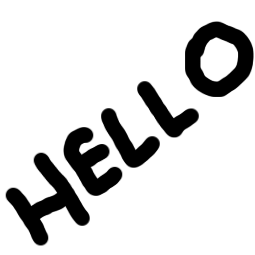
#> input picture hello.bmp, 255 x 255 px
$ jupyter execute 'Miscellaneous Implementations.ipynb'   (Python 2 division)
#> lines starting #> are read from the running program, lines starting #| are printed output that depends on the picture
# The Two Time Pad

That two-timing thing...

[cell 1]
from PIL import Image

hello_img = Image.open("hello.bmp")
#> hello_img is the input picture: PIL image 255x255 L; min 0, max 255, mean 215.2
hello_img = hello_img.convert('RGB')
#> hello_img: PIL image 255x255 RGB

hello_img

[cell 2]
world_img = Image.open("world.bmp")
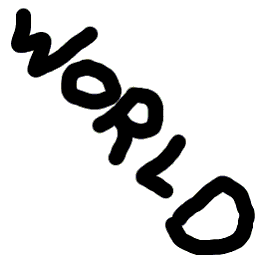
#> input picture world.bmp, 255 x 255 px
#> world_img is the input picture: PIL image 255x255 P; mean R, G, B 209.5, 209.5, 209.5
world_img = world_img.convert('RGB')

world_img

[cell 3]
import numpy as np

# get the array of random pixels
i_array = np.random.rand(255,255,3) * 255
i_array = i_array.astype('uint8')

# convert to image (key)
img_key = Image.fromarray(i_array).convert('RGB')
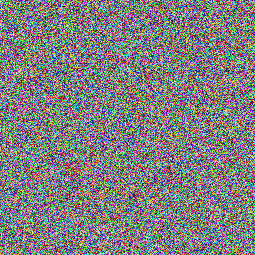
#> img_key: PIL image 255x255 RGB; mean R, G, B 127.3, 126.8, 127.5

#display
img_key

[cell 4]
def image_xor(im1, im2):
    if im1.size != im2.size:
        print "Size unmatched"
        return

    result = Image.new('RGB', im1.size, "black")
#> result: PIL image 255x255 RGB; every value is 0
    res_pix = result.load()

    im1_pix = im1.load()
    im2_pix = im2.load()

    for i in xrange(im1.size[0]):
        for j in xrange(im1.size[1]):
            res_pix[i,j] = tuple([(v[0] ^ v[1]) % 256 for v in zip(im1_pix[i,j], im2_pix[i,j])])

    return result

# 'hello' image
c1 = image_xor(hello_img, img_key)
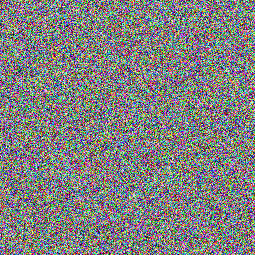
#> c1: PIL image 255x255 RGB; mean R, G, B 127.9, 128.1, 127.4

c1

[cell 5]
c2 = image_xor(world_img, img_key)
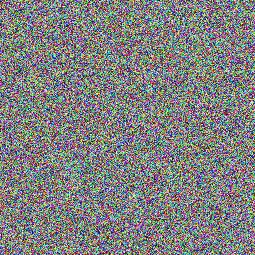
#> c2: PIL image 255x255 RGB; mean R, G, B 127.6, 128.3, 127.9

c2

[cell 6]
tadaah = image_xor(c1, c2)
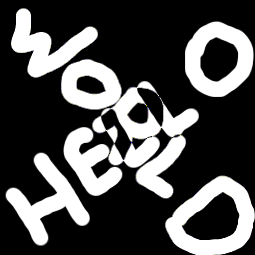
#> tadaah: PIL image 255x255 RGB; mean R, G, B 76.7, 76.6, 76.6

# TADAAH!
tadaah

[cell 7]
final = image_xor(tadaah, Image.new('RGB', tadaah.size, "white"))
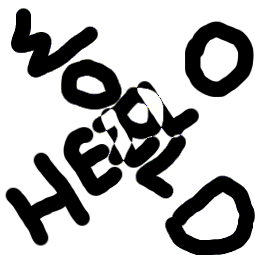
#> final: PIL image 255x255 RGB; mean R, G, B 178.3, 178.4, 178.4

final
